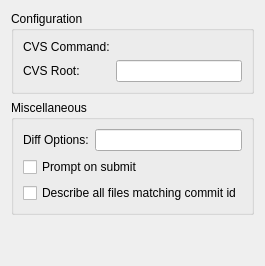
<?xml version="1.0" encoding="UTF-8"?>
<ui version="4.0">
 <class>CVS::Internal::SettingsPage</class>
 <widget class="QWidget" name="CVS::Internal::SettingsPage">
  <layout class="QVBoxLayout" name="verticalLayout">
   <item>
    <widget class="QGroupBox" name="miscGroupBox">
     <property name="title">
      <string>Configuration</string>
     </property>
     <layout class="QFormLayout" name="formLayout_2">
      <item row="0" column="0">
       <widget class="QLabel" name="commandLabel">
        <property name="text">
         <string>CVS Command:</string>
        </property>
       </widget>
      </item>
      <item row="0" column="1">
       <widget class="Utils::PathChooser" name="commandPathChooser"/>
      </item>
      <item row="1" column="0">
       <widget class="QLabel" name="rootLabel">
        <property name="text">
         <string>CVS Root:</string>
        </property>
       </widget>
      </item>
      <item row="1" column="1">
       <widget class="QLineEdit" name="rootLineEdit"/>
      </item>
     </layout>
    </widget>
   </item>
   <item>
    <widget class="QGroupBox" name="miscGroupBox_2">
     <property name="title">
      <string>Miscellaneous</string>
     </property>
     <layout class="QFormLayout" name="formLayout">
      <item row="0" column="0">
       <widget class="QLabel" name="diffOptionsLabel">
        <property name="text">
         <string>Diff Options:</string>
        </property>
       </widget>
      </item>
      <item row="0" column="1">
       <widget class="QLineEdit" name="diffOptionsLineEdit"/>
      </item>
      <item row="1" column="0" colspan="2">
       <widget class="QCheckBox" name="promptToSubmitCheckBox">
        <property name="text">
         <string>Prompt on submit</string>
        </property>
       </widget>
      </item>
      <item row="2" column="0" colspan="2">
       <widget class="QCheckBox" name="describeByCommitIdCheckBox">
        <property name="toolTip">
         <string>When checked, all files touched by a commit will be displayed when clicking on a revision number in the annotation view (retrieved via commit id). Otherwise, only the respective file will be displayed.</string>
        </property>
        <property name="text">
         <string>Describe all files matching commit id</string>
        </property>
       </widget>
      </item>
     </layout>
    </widget>
   </item>
   <item>
    <spacer name="verticalSpacer">
     <property name="orientation">
      <enum>Qt::Vertical</enum>
     </property>
     <property name="sizeHint" stdset="0">
      <size>
       <width>20</width>
       <height>40</height>
      </size>
     </property>
    </spacer>
   </item>
  </layout>
 </widget>
 <customwidgets>
  <customwidget>
   <class>Utils::PathChooser</class>
   <extends>QWidget</extends>
   <header location="global">utils/pathchooser.h</header>
   <container>1</container>
  </customwidget>
 </customwidgets>
 <resources/>
 <connections/>
</ui>
